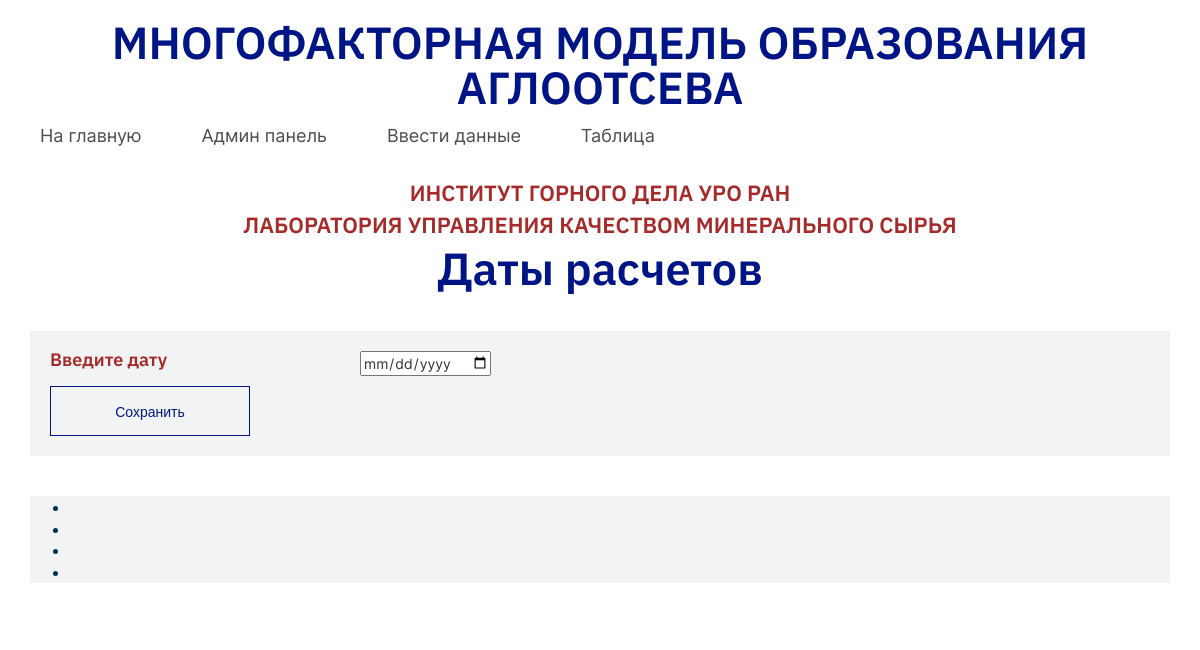
/all_dates/, run on an earlier commit of the app's database.
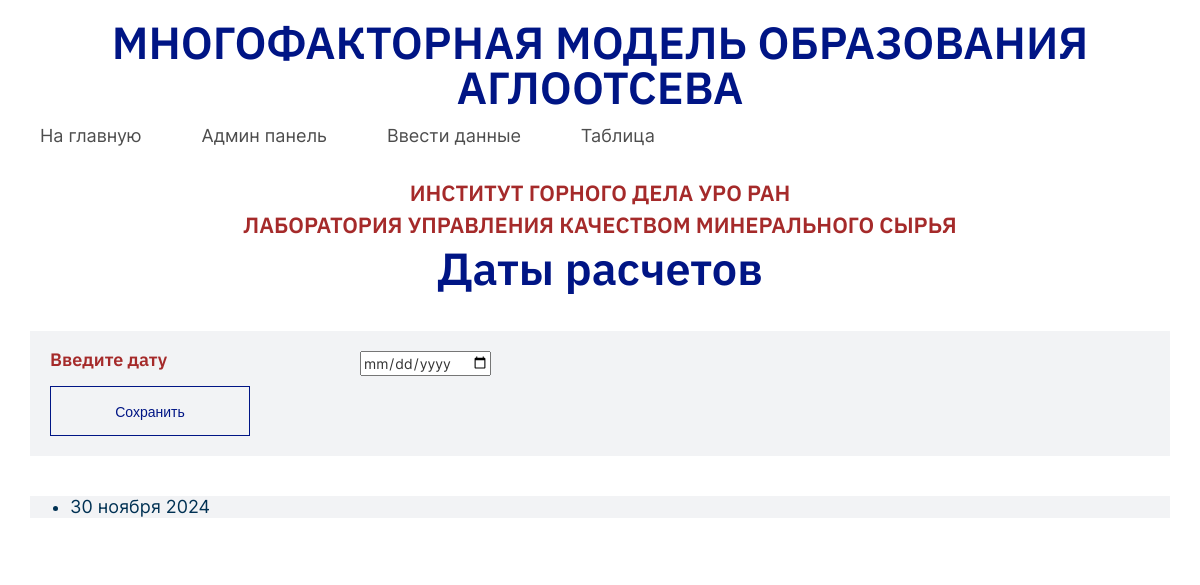
And on a later commit of the database.
### agglomerates/models.py (models this page shows, shortened)
class Date(models.Model):
    date_enter=models.DateField(blank=False, null=True)
    created=models.DateTimeField(auto_now_add=True)

### agglomerates/views.py (the view)
# urls.py: re_path(r'^all_dates/$', views.all_dates, name='all_dates'),
def all_dates(request):
    dates=Date.objects.order_by('-date_enter')
    if request.method != 'POST':
        form= DateForm()
    else:
        form=DateForm(request.POST)
        if form.is_valid():
            form.save()
            return HttpResponseRedirect(reverse('agglomerates:all_dates'))
    context = {'form':form, 'dates': dates}
    return render(request, 'agglomerates/all_dates.html', context)

### agglomerates/forms.py
class DateForm(ModelForm):
    date_enter = forms.DateField(
        widget=forms.DateInput(attrs={'type': 'date'}),
        input_formats=['%Y-%m-%d', '%d-%m-%Y']
    )
    class Meta:
        model = Date
        fields = ['date_enter']

### agglomerates/templates/agglomerates/all_dates.html (shortened to what this page needs)
{% extends "agglomerates/base.html" %}
{% block content %}
<div class="container">
    <p class="date_calculate">Даты расчетов</p>
    <form class="new_group_form" action="{% url 'agglomerates:new_date'  %}" method = "post">
        {{ form.as_p }}
        <input type="submit" value="Сохранить">
    </form>
    <ul class="date_calculate_date">
        {% for date in dates %}
        <li> <a href="{% url 'agglomerates:single_date' date.id %}">{{ date.date_enter|date:'d E Y' }}</a></li>
        {% empty %}
        <li>Не добавлено ни одного расчета пока</li>
        {% endfor %}
    </ul>
</div>
{% endblock content %}

What changed in the data, as far as the page shows it:
added Date: date_enter "30 ноября 2024"
